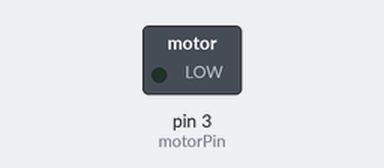
Recording of a sketch running on a simulated Arduino Uno, built with avr-gcc and run on an emulated ATmega328P. Shown: switched loads named in the sketch (green lamp = pin HIGH).

Above: at 0.05 s.
At 1.45 s:
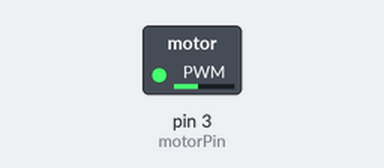
At 2.5 s:
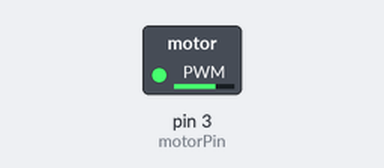
At 5.0 s:
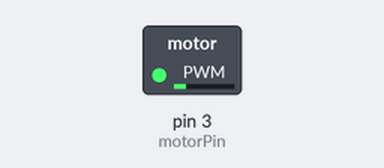
Timing chart, 0 to 7.5 s (numbered marks = the images above):
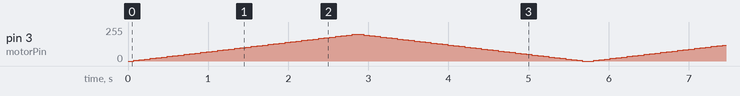

The sketch:

analogueWrite_test.ino
```cpp
int motorPin = 3;      // motor connected to digital pin 9

void setup() {
  pinMode(motorPin, OUTPUT);  // sets the pin as output
}

void loop() {
  // fade in from min to max in increments of 5 points:
  for (int fadeValue = 0; fadeValue <= 200; fadeValue += 5) {
    // sets the value (range from 0 to 200):
    analogWrite(motorPin, fadeValue);
    // wait for 30 milliseconds to see the dimming effect
    delay(70);
  }

  // fade out from max to min in increments of 5 points:
  for (int fadeValue = 200; fadeValue >= 0; fadeValue -= 5) {
    // sets the value (range from 0 to 200):
    analogWrite(motorPin, fadeValue);
    // wait for 30 milliseconds to see the dimming effect
    delay(70);
  }
}
```
